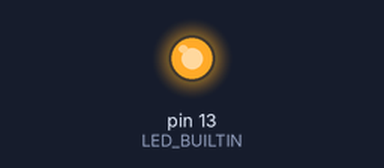
Simulated run of this sketch. Board: Arduino Uno, built with avr-gcc and run on an emulated ATmega328P. Shown: output pins drawn as LEDs (lit = HIGH).

Above: at 0.2 s.
At 14.0 s:
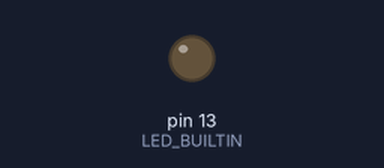
Timing chart, 0 to 22.1 s (numbered marks = the images above):
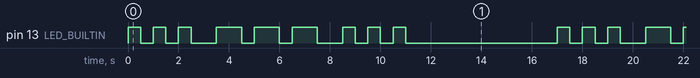

The sketch:

SOS.ino
```cpp
void setup() {
  // put your setup code here, to run once:
  pinMode(LED_BUILTIN, OUTPUT);
}

void loop() {
  // put your main code here, to run repeatedly:

  for (int i = 0; i < 3; i += 1) {
    ON();
    delay(500);
    digitalWrite(LED_BUILTIN, LOW);
    delay(500);
  }
  delay(500);
  for (int i = 0; i < 3; i += 1) {
    ON();
    delay(1000);
    digitalWrite(LED_BUILTIN, LOW);
    delay(500);
  }
  delay(500);
  for (int i = 0; i < 3; i += 1) {
    ON();
    delay(500);
    digitalWrite(LED_BUILTIN, LOW);
    delay(500);
  } delay(500);
  delay(5000);

}

void ON() {
  digitalWrite(LED_BUILTIN, HIGH);
}
```

Measured:
- by itself, pin 13 (LED_BUILTIN): repeats every 17.0 s: 2 × (LOW 0.50 s, HIGH 0.50 s), LOW 1.0 s, 2 × (HIGH 1.0 s, LOW 0.50 s), HIGH 1.0 s, LOW 1.0 s, 2 × (HIGH 0.50 s, LOW 0.50 s), HIGH 0.50 s, LOW 6.0 s, HIGH 0.50 s
- by itself, everything shown: repeats every 17.0 s, in 18 steps
